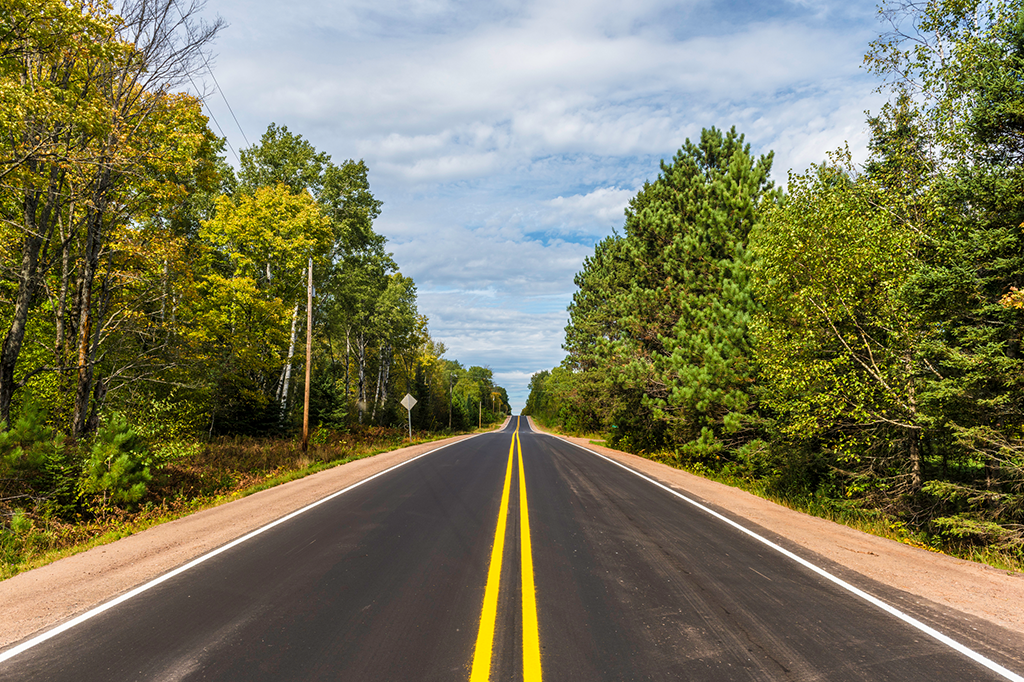
#> input picture arq/modulo_4/faixas_rodagem/rodovia2.png, 1024 x 682 px
$ python linhasEstradaFinal.py
#> lines starting #> are read from the running program, lines starting #| are printed output that depends on the picture; after the words box and inside, x2 and y2 are one past the last pixel; in counts of white or black regions, pixels touching at a corner belong together
import cv2
import numpy as np
import matplotlib
from matplotlib.pyplot import imshow
from matplotlib import pyplot as plt


def main():
    # 1 - obter a imagem colorida e transformar em escala de cinza
    img = cv2.imread('rodovia2.png')
#> img is the input picture: shape (682, 1024, 3); mean B, G, R 88.3, 119, 121.1
    print("Dimensões da Imagem: ", img.shape)
#| Dimensões da Imagem:  (682, 1024, 3)
    gray = cv2.cvtColor(img, cv2.COLOR_BGR2GRAY)  # aplica a escala de cinza
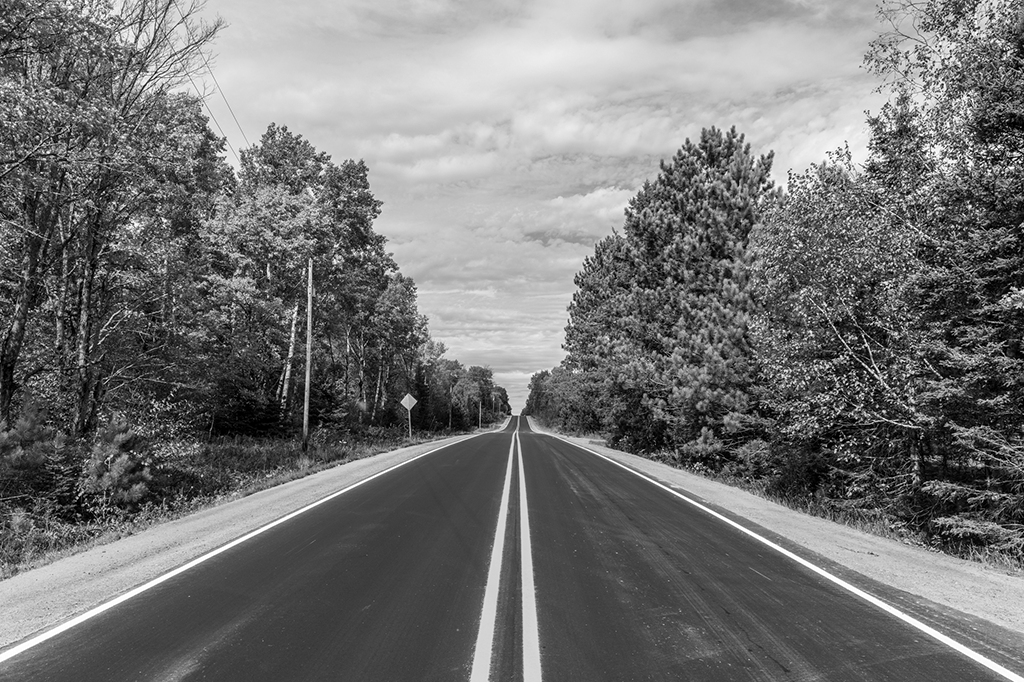
#> gray: shape (682, 1024); min 0, max 255, mean 116.1
    cv2.imwrite('roi_imag_gray.png', gray)  # cria a imagem em escala de cinza
    #show_image(gray)
    kernel_size = 5  # indica a quantidade de pixels a serem utilizados para
    blur_gray = cv2.GaussianBlur(gray, (kernel_size, kernel_size), 0)  # reduz o ruído da imagem
    cv2.imwrite('roi_imag_gray_blur.png', blur_gray)  # cria a imagem com a redução de ruído
    # 2 - Encontra as bordas da imagem
    low_threshold = 50
    high_threshold = 150
    # essa função é utilizada para realizar a detecção das "bordas" da imagem, ou seja
    # os pontos que determinam as fronteiras da estrutura dos objetos da imagem.
    img_bordas = cv2.Canny(blur_gray, low_threshold, high_threshold)
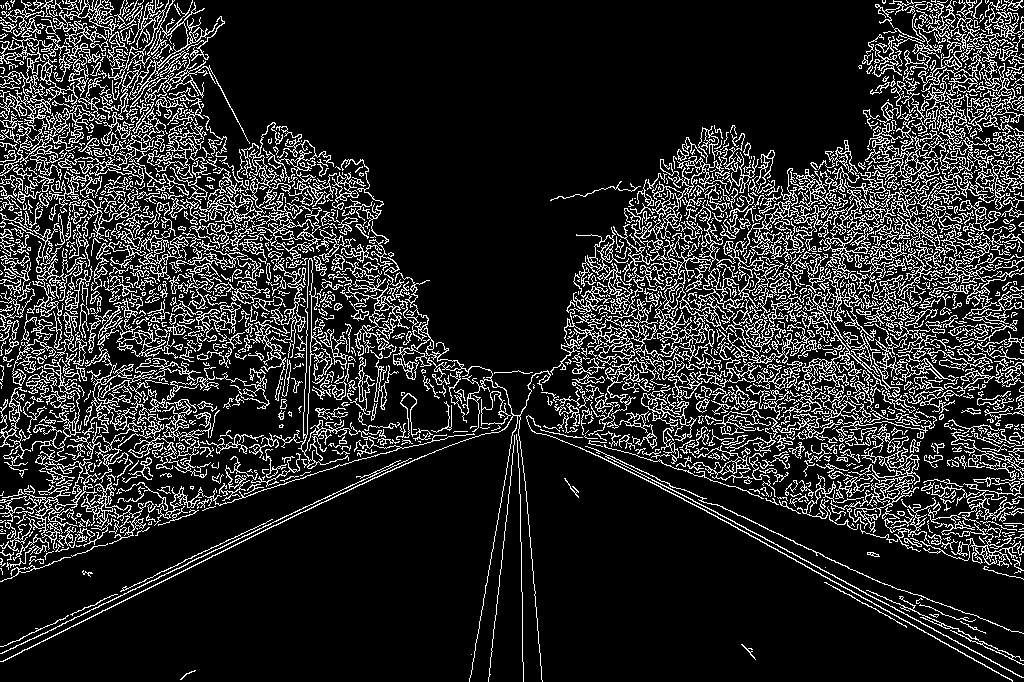
#> img_bordas: shape (682, 1024); 16% white in thin lines or dots

    # compara diferentes parâmetros da função  Canny
    img_bordas2 = cv2.Canny(blur_gray, 60, 160)
#> img_bordas2: shape (682, 1024); 15.3% white in thin lines or dots
    img_compara_parametros = np.hstack((gray, img_bordas, img_bordas2))
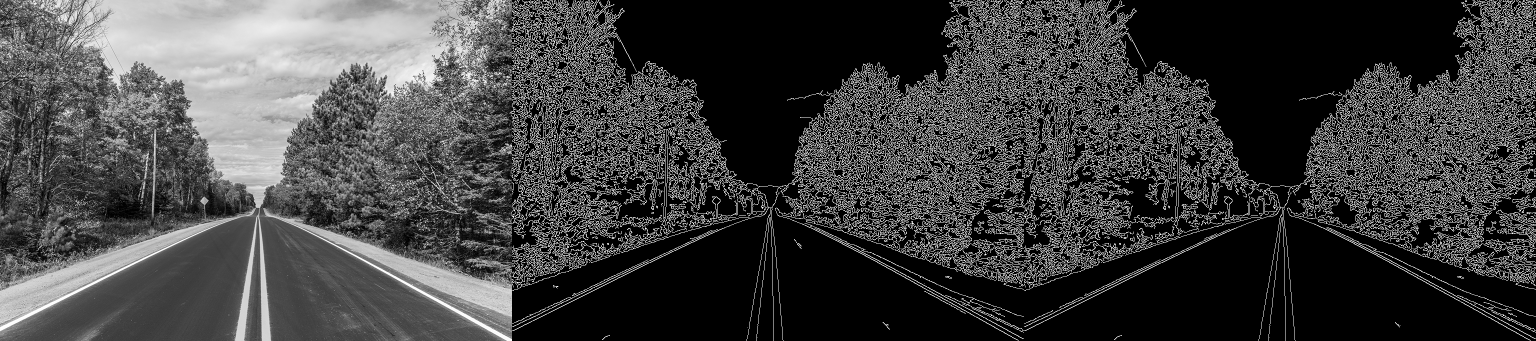
#> img_compara_parametros: shape (682, 3072) (shown at 1/2 size); min 0, max 255, mean 65.4
    # encontra o polígono que contém as retas na imagem (região de interesse)
    poligono_ROI = np.array([[0, 682], [0, 600], [500, 420], [530, 420], [1024, 600], [1024, 682]])

    # aplica a região de interesse
    img_roi = roi(img_bordas, poligono_ROI)
#> in roi, `cv2.fillPoly(mask, np.int32([vertices]), (255, 255, 255))`: mask: shape (682, 1024); 25.6% white; 1 white region, box (x1, y1, x2, y2) and area: (0, 420, 1024, 682) 178738
#> in roi, `masked = cv2.bitwise_and(img, mask)`:
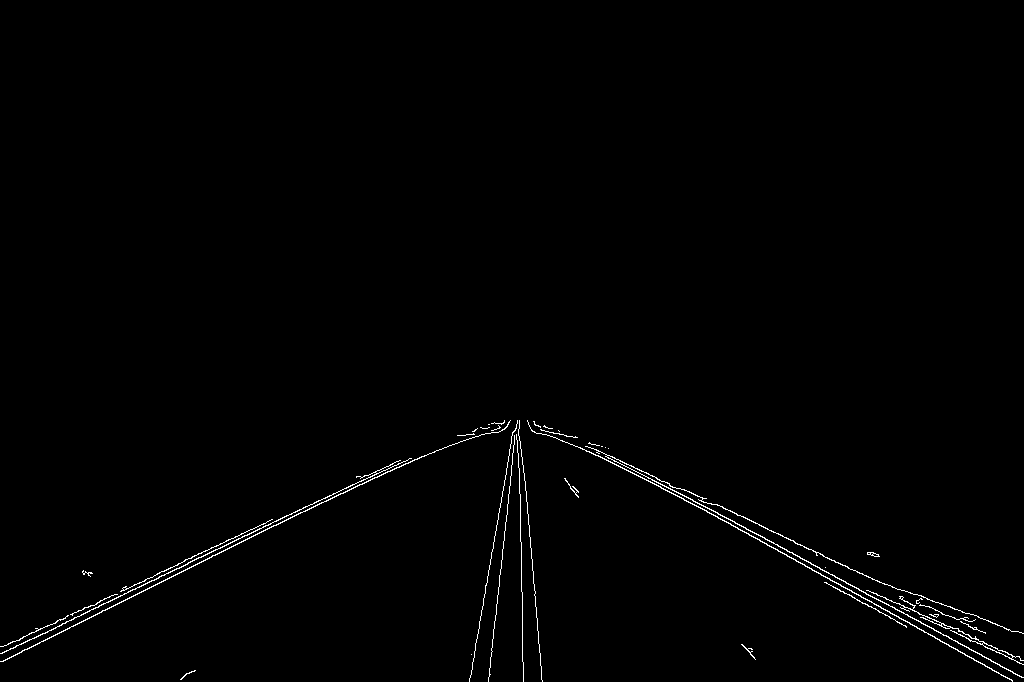
#> masked: shape (682, 1024); 0.8% white in thin lines or dots, all inside (x1, y1, x2, y2) = (0, 420, 1024, 682)
    cv2.imwrite('roi_imagem.png', img_roi)
    cv2.imwrite('testecanny.png', img_compara_parametros)  # cria a imagem de teste entre os diferentes
    # parâmetros para a i
    # 3 - Encontra as linhas utilizando o HoughTransform
    rho = 1  # menor distância entre cada pixel da imagem na identificação de uma linha
    theta = np.pi / 180  # resolução angular para definir uma linha (radianos)
    threshold = 50  # número mínimo de interseções para identificar uma linha
    min_line_length = 110  # Número mínimo de pixels que identifica uma linha
    max_line_gap = 30  # maior distância entre segmentos de pixels para formar uma linha
    line_image = np.copy(img) * 0  # vetor para a linha
#> line_image: shape (682, 1024, 3); every value is 0

    # função que aplica a transformação de Hough
    lines = cv2.HoughLinesP(img_roi, rho, theta, threshold, np.array([]),
                            min_line_length, max_line_gap)
#> lines = 24 rows, first 6: [571, 436, 1012, 680], [97, 613, 396, 467], [1, 653, 265, 525], [528, 422, 677, 495], [648, 477, 981, 654], [469, 681, 513, 431]

    # desenha o contorno das linhas encontradas sobre a imagem original
    for line in lines:
        for x1, y1, x2, y2 in line:
            cv2.line(line_image, (x1, y1), (x2, y2), (255, 0, 0), 5)
#> this loop made 24 passes
#> line on passes 1 to 12: [[571, 436, 1012, 680]], [[97, 613, 396, 467]], [[1, 653, 265, 525]], [[528, 422, 677, 495]], [[648, 477, 981, 654]], [[469, 681, 513, 431]], [[488, 681, 515, 428]], [[0, 661, 177, 574]], [[544, 425, 918, 600]], [[0, 646, 272, 519]], [[518, 429, 523, 681]], [[15, 641, 144, 581]]
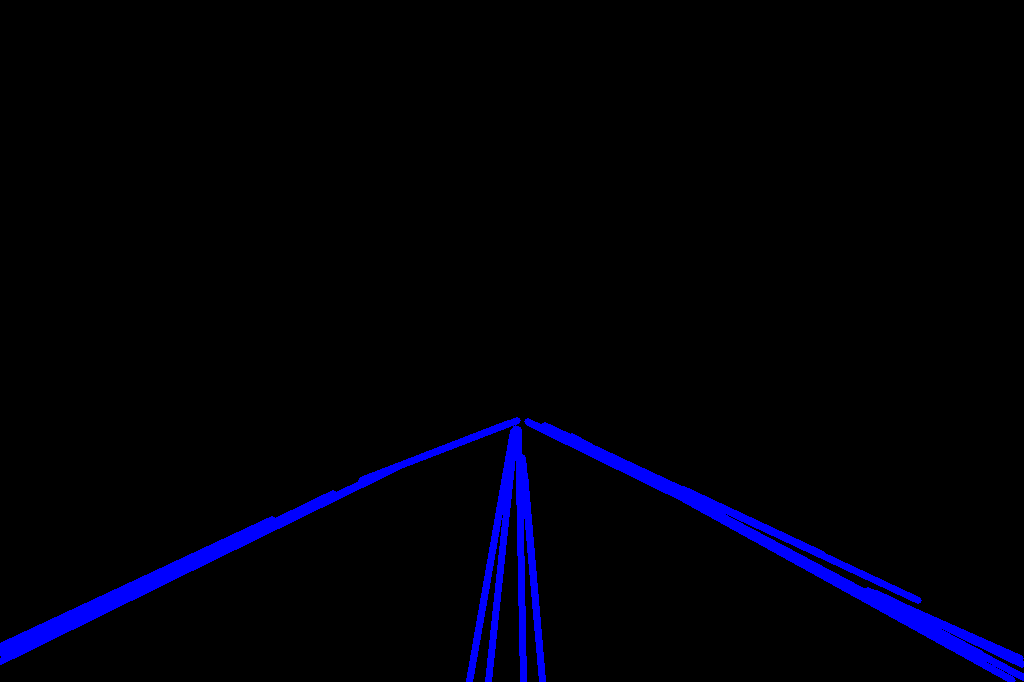
#> line_image: shape (682, 1024, 3); mean B, G, R 8.9, 0, 0

    lines_edges = cv2.addWeighted(img, 0.8, line_image, 1, 0)  # desenha sobre a imagem original
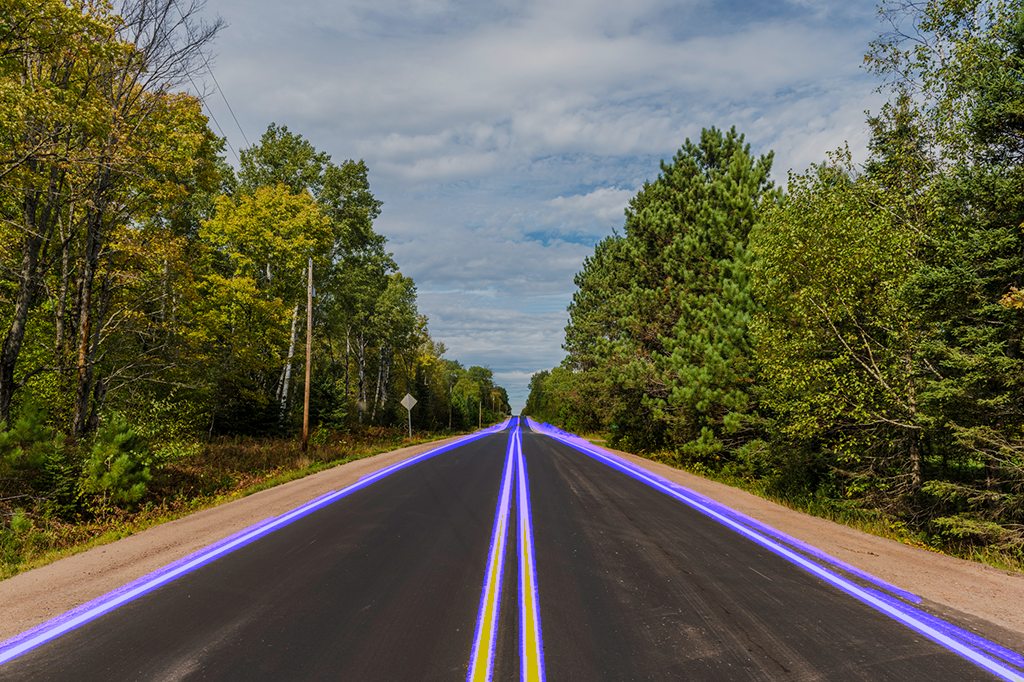
#> lines_edges: shape (682, 1024, 3); mean B, G, R 76.4, 95.2, 96.8

    cv2.imwrite('estrada_linhas.png', lines_edges)  # cria a imagem de saída


# função que define a região de interesse na imagem (ROI - Region of Interest)
def roi(img, vertices):
    # define a mascara para a imagem
    mask = np.zeros_like(img)
    # preenche a máscara para a figura
    cv2.fillPoly(mask, np.int32([vertices]), (255, 255, 255))
    # recorta a porção da imagem correspondente à mascara
    masked = cv2.bitwise_and(img, mask)
    return masked


def show_image(img):
    plt.imshow(img)
    plt.show()


if __name__ == '__main__':
    print("iniciando")
    main()
